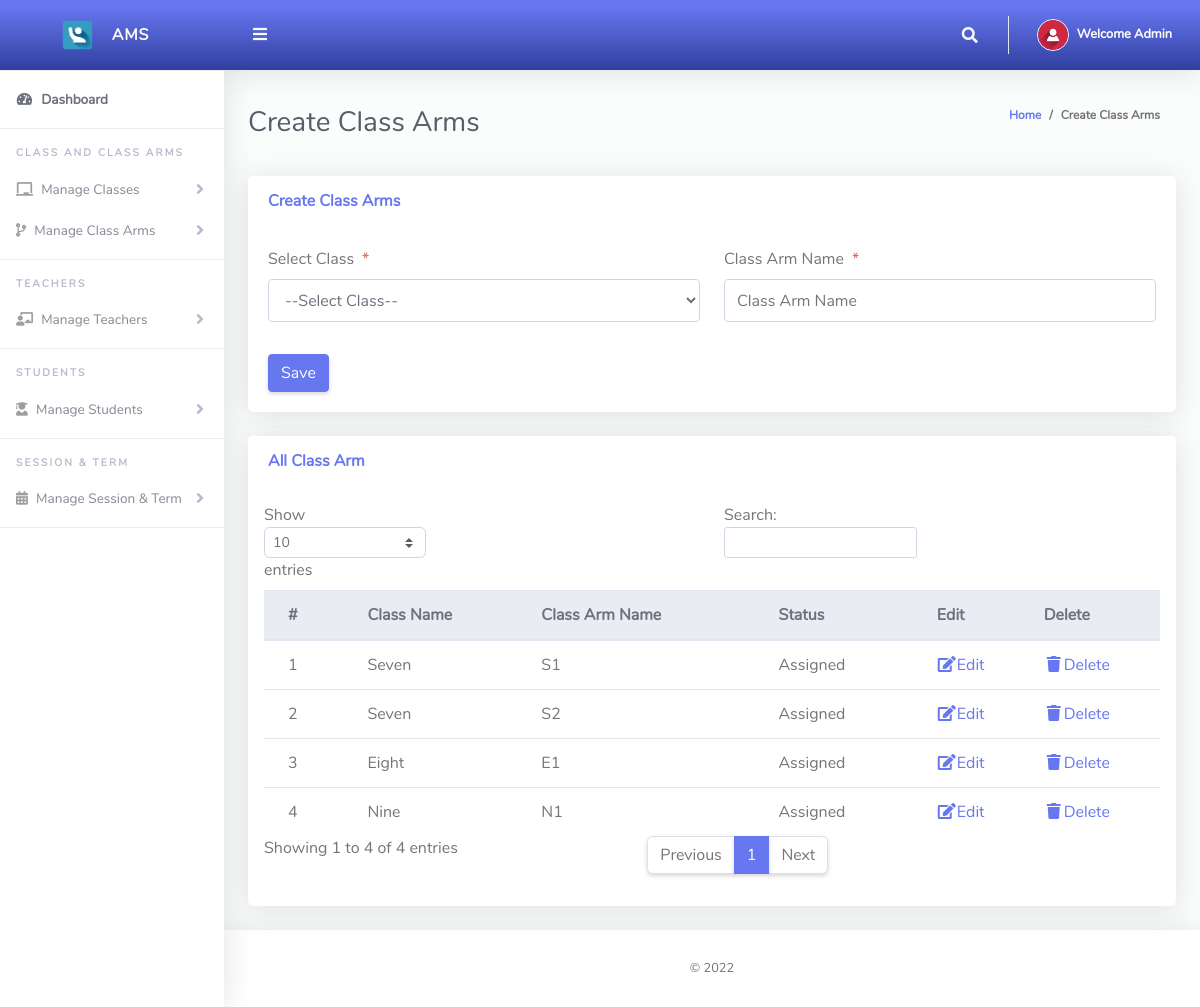
/Admin/createClassArms.php (signed in), run on the app's committed database.
### tables this page shows
CREATE TABLE `tblclassarms` (
  `Id` int(10) NOT NULL,
  `classId` varchar(10) NOT NULL,
  `classArmName` varchar(255) NOT NULL,
  `isAssigned` varchar(10) NOT NULL
);

CREATE TABLE `tblclass` (
  `Id` int(10) NOT NULL,
  `className` varchar(255) NOT NULL
);

### Admin/createClassArms.php (the view, shortened to what this page needs)
<?php
include '../Includes/dbcon.php';
?>
<!DOCTYPE html>
<html lang="en">
<head>
  <link href="../vendor/fontawesome-free/css/all.min.css" rel="stylesheet" type="text/css">
  <link href="../vendor/bootstrap/css/bootstrap.min.css" rel="stylesheet" type="text/css">
  <link href="css/ruang-admin.min.css" rel="stylesheet">
</head>
<body id="page-top">
  <div id="wrapper">
      <?php include "Includes/sidebar.php";?>
    <div id="content-wrapper" class="d-flex flex-column">
      <div id="content">
       <?php include "Includes/topbar.php";?>
        <div class="container-fluid" id="container-wrapper">
          <div class="d-sm-flex align-items-center justify-content-between mb-4">
            <h1 class="h3 mb-0 text-gray-800">Create Class Arms</h1>
            <ol class="breadcrumb">
              <li class="breadcrumb-item"><a href="./">Home</a></li>
              <li class="breadcrumb-item active" aria-current="page">Create Class Arms</li>
            </ol>
          </div>
          <div class="row">
            <div class="col-lg-12">
              <div class="card mb-4">
                <div class="card-header py-3 d-flex flex-row align-items-center justify-content-between">
                  <h6 class="m-0 font-weight-bold text-primary">Create Class Arms</h6>
                </div>
                <div class="card-body">
                  <form method="post">
                    <div class="form-group row mb-3">
                        <div class="col-xl-6">
                        <label class="form-control-label">Select Class<span class="text-danger ml-2">*</span></label>
                         <?php
                        $qry= "SELECT * FROM tblclass ORDER BY className ASC";
                        $result = $conn->query($qry);
                        $num = $result->num_rows;
                        if ($num > 0){
                          echo ' <select required name="classId" class="form-control mb-3">';
                          echo'<option value="">--Select Class--</option>';
                                  echo '</select>';
                              }
                            ?>
                        </div>
                        <div class="col-xl-6">
                        <label class="form-control-label">Class Arm Name<span class="text-danger ml-2">*</span></label>
                      <input type="text" class="form-control" name="classArmName" value="<?php echo $row['classArmName'];?>" id="exampleInputFirstName" placeholder="Class Arm Name">
                        </div>
                    </div>
                      <?php
                    if (isset($Id))
                    {
                    ?>
                    <button type="submit" name="update" class="btn btn-warning">Update</button>
                    &nbsp;&nbsp;&nbsp;&nbsp;&nbsp;&nbsp;&nbsp;&nbsp;&nbsp;&nbsp;
                    <?php
                    } else {
                    ?>
                    <button type="submit" name="save" class="btn btn-primary">Save</button>
                    <?php
                    }
                    ?>
                  </form>
                </div>
              </div>
                 <div class="row">
              <div class="col-lg-12">
              <div class="card mb-4">
                <div class="card-header py-3 d-flex flex-row align-items-center justify-content-between">
                  <h6 class="m-0 font-weight-bold text-primary">All Class Arm</h6>
                </div>
                <div class="table-responsive p-3">
                  <table class="table align-items-center table-flush table-hover" id="dataTableHover">
                    <thead class="thead-light">
                      <tr>
                        <th>#</th>
                        <th>Class Name</th>
                        <th>Class Arm Name</th>
                         <th>Status</th>
                        <th>Edit</th>
                        <th>Delete</th>
                      </tr>
                    </thead>
                    <tbody>
                  <?php
                      $query = "SELECT tblclassarms.Id,tblclassarms.isAssigned,tblclass.className,tblclassarms.classArmName
                      FROM tblclassarms
                      INNER JOIN tblclass ON tblclass.Id = tblclassarms.classId";
                      $rs = $conn->query($query);
                      $num = $rs->num_rows;
                      $sn=0;
                      $status="";
                      if($num > 0)
                      {
                        while ($rows = $rs->fetch_assoc())
                          {
                              if($rows['isAssigned'] == '1'){$status = "Assigned";}else{$status = "UnAssigned";}
                             $sn = $sn + 1;
                            echo"
                              <tr>
                                <td>".$sn."</td>
                                <td>".$rows['className']."</td>
                                <td>".$rows['classArmName']."</td>
                                <td>".$status."</td>
                                <td><a href='?action=edit&Id=".$rows['Id']."'><i class='fas fa-fw fa-edit'></i>Edit</a></td>
                                <td><a href='?action=delete&Id=".$rows['Id']."'><i class='fas fa-fw fa-trash'></i>Delete</a></td>
                              </tr>";
                          }
                      }
                      else
                      {
                           echo
                           "<div class='alert alert-danger' role='alert'>
                            No Record Found!
                            </div>";
                      }
                      ?>
                    </tbody>
                  </table>
                </div>
              </div>
            </div>
            </div>
          </div>
        </div>
      </div>
       <?php include "Includes/footer.php";?>
    </div>
  </div>
</body>
</html>

### Admin/Includes/topbar.php (shortened to what this page needs)
<?php
  $query = "SELECT * FROM tbladmin WHERE Id = ".$_SESSION['userId']."";
  $rs = $conn->query($query);
  $rows = $rs->fetch_assoc();
  $fullName = $rows['firstName']." ".$rows['lastName'];
?>
<nav class="navbar navbar-expand navbar-light bg-gradient-primary topbar mb-4 static-top">
          <button id="sidebarToggleTop" class="btn btn-link rounded-circle mr-3">
            <i class="fa fa-bars"></i>
          </button>
          <ul class="navbar-nav ml-auto">
            <li class="nav-item dropdown no-arrow">
              <a class="nav-link dropdown-toggle" href="#" id="searchDropdown" role="button" data-toggle="dropdown"
                aria-haspopup="true" aria-expanded="false">
                <i class="fas fa-search fa-fw"></i>
              </a>
            </li>
            <li class="nav-item dropdown no-arrow">
              <a class="nav-link dropdown-toggle" href="#" id="userDropdown" role="button" data-toggle="dropdown"
                aria-haspopup="true" aria-expanded="false">
                <img class="img-profile rounded-circle" src="img/user-icn.png" style="max-width: 60px">
                <span class="ml-2 d-none d-lg-inline text-white small"><b>Welcome <?php echo $fullName;?></b></span>
              </a>
            </li>
          </ul>
        </nav>

### data on the page
tblclassarms: classId.className "Seven", classArmName "S1", isAssigned "Assigned"
tblclassarms: classId.className "Seven", classArmName "S2", isAssigned "Assigned"
tblclassarms: classId.className "Eight", classArmName "E1", isAssigned "Assigned"
tblclassarms: classId.className "Nine", classArmName "N1", isAssigned "Assigned"

### other printed values
$fullName "Admin"
